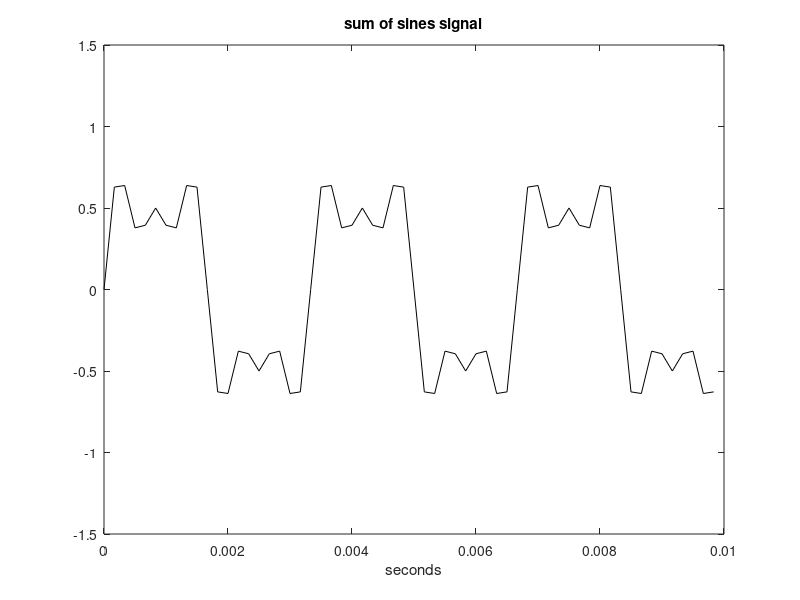

The MATLAB script that drew this image:
 % Sum of sines signal
fy=300; %signal frequency in Hz
wy=2*pi*fy; %signal frequency in rad/s
fs=6000; %sampling frequency in Hz
tiv=1/fs; %time interval between samples;
t=0:tiv:(5-tiv); %time intervals set (5 seconds)
%signal data set:
y=0.64*sin(wy*t)+0.21*sin(3*wy*t)+0.12*sin(5*wy*t);
sound(y,fs); %sound
t=0:tiv:(0.01-tiv); %time intervals set (0.01 second)
%signal data set:
y=0.6*sin(wy*t)+0.3*sin(3*wy*t)+0.2*sin(5*wy*t);
plot(t,y,'k'); %plots figure
axis([0 0.01 -1.5 1.5]);
xlabel('seconds'); title('sum of sines signal');